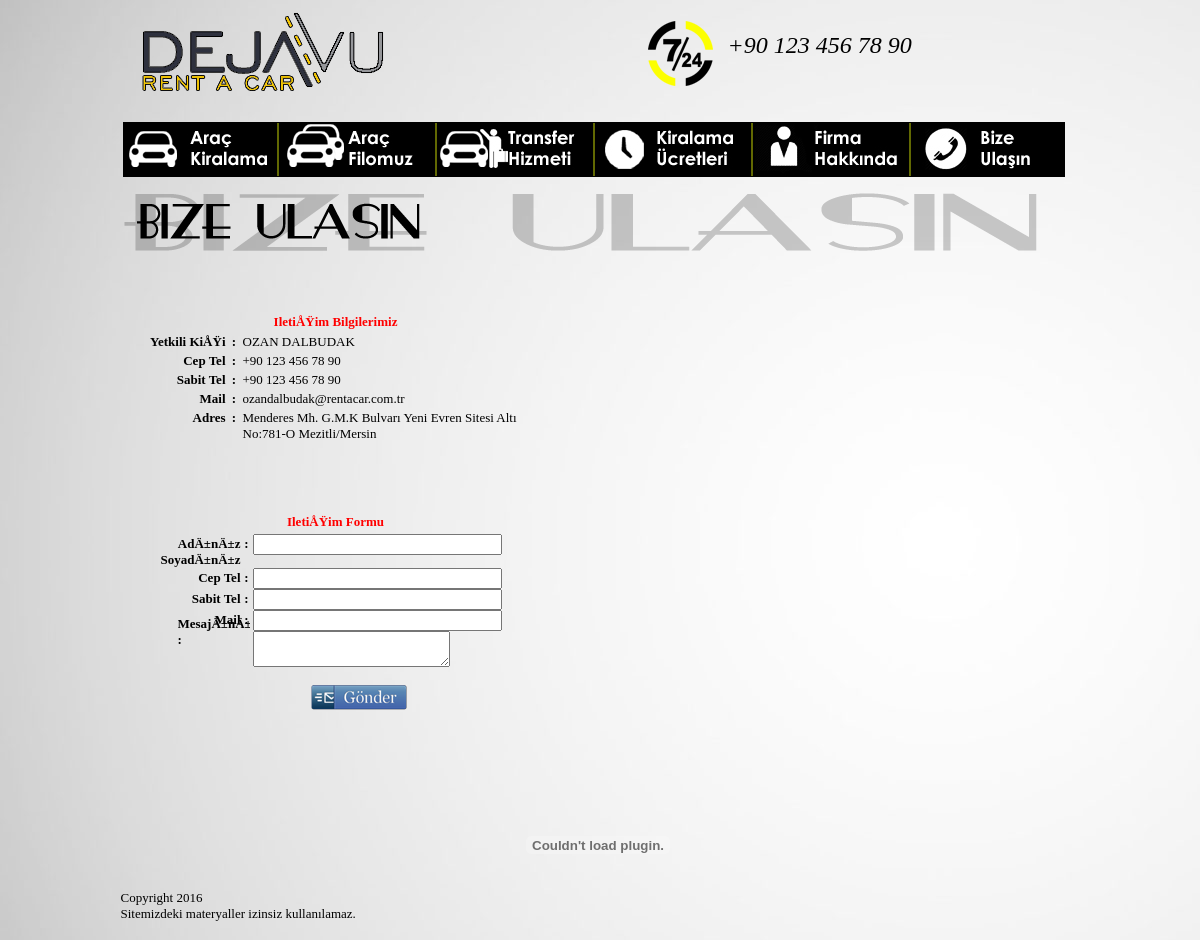
The page /kiralama/bize-ulasin.php on the database its author committed.
### tables this page shows
CREATE TABLE IF NOT EXISTS `genelayarlar` (
  `id` int(11) NOT NULL AUTO_INCREMENT,
  `sitebasligi` text NOT NULL,
  `googleanahtar` text NOT NULL,
  `footer` text NOT NULL,
  `siteadresi` text NOT NULL,
  `yetkili` text NOT NULL,
  `mail` text NOT NULL,
  `stel` text NOT NULL,
  `ctel` text NOT NULL,
  `adres` text NOT NULL,
  `facebook` text NOT NULL,
  `havadurumu` text NOT NULL,
  `maps` text NOT NULL,
  PRIMARY KEY (`id`)
);

### kiralama/bize-ulasin.php (the view, shortened to what this page needs)
<?php
include ("database.php");
$calistir = mysqli_query($db,"select * from genelayarlar order by id DESC LIMIT 1") or die("Hata Olustu! ".mysqli_error());
$sor = mysqli_fetch_assoc($calistir);
?>
<html>
<head>
<link href="css/styles/style.css?v=2011-04-25" rel="stylesheet" type="text/css" />
<link href="css/styles/ticker-style.css" rel="stylesheet" type="text/css" />
<link type="text/css" href="css/jquery.datepick.css" rel="stylesheet">
</head>
<body background="resimler/bg.jpg" style="background-attachment: fixed">
<div id="container">
<div id="rentacar" style="position:absolute; overflow:hidden; left:0px; top:1px; width:277px; height:101px; z-index:0">
<a href="index.php"><img border="0" src="resimler/ad21blogo.png" width="277" height="101"></a>
</div>
<div id="rentacar" style="position:absolute; overflow:hidden; left:513px; top:14px; width:310px; height:72px; z-index:0">
<img border="0" src="resimler/724.png" width="91" height="80" align="left"> <br>
<font style="font-style: italic" face="Tahoma" size="5"><?php echo $sor['ctel']; ?></font></div>
<div id="rentacar" style="position:absolute; overflow:hidden; left:0px; top:122px; width:946px; height:57px; z-index:0">
<center>
<a href="index.php"><img src="resimler/menu1.jpg" onmousemove="this.src='resimler/menu11.jpg'" onmouseout="this.src='resimler/menu1.jpg'" width="152" height="55"/></a><img border="0" src="resimler/arasi.jpg" width="6" height="55"><a href="arac-filomuz.php"><img src="resimler/menu2.jpg" onmousemove="this.src='resimler/menu22.jpg'" onmouseout="this.src='resimler/menu2.jpg'" width="152" height="55"/></a><img border="0" src="resimler/arasi.jpg" width="6" height="55"><a href="transfer-hizmeti.php"><img src="resimler/menu3.jpg" onmousemove="this.src='resimler/menu33.jpg'" onmouseout="this.src='resimler/menu3.jpg'" width="152" height="55"/></a><img border="0" src="resimler/arasi.jpg" width="6" height="55"><a href="kiralama-ucretleri.php"><img src="resimler/menu5.jpg" onmousemove="this.src='resimler/menu55.jpg'" onmouseout="this.src='resimler/menu5.jpg'" width="152" height="55"/></a><img border="0" src="resimler/arasi.jpg" width="6" height="55"><a href="firma-hakkinda.php"><img src="resimler/menu4.jpg" onmousemove="this.src='resimler/menu44.jpg'" onmouseout="this.src='resimler/menu4.jpg'" width="152" height="55"/></a><img border="0" src="resimler/arasi.jpg" width="6" height="55"><a href="bize-ulasin.php"><img src="resimler/menu6.jpg" onmousemove="this.src='resimler/menu66.jpg'" onmouseout="this.src='resimler/menu6.jpg'" width="152" height="55"/></a></center>
</div>
<div id="rentacar" style="position:absolute; overflow:hidden; left:0px; top:192px; width:946px; height:100px; z-index:0">
<img src="resimler/bizeulasin.png">
</div>
<div id="rentacar" style="position:absolute; overflow:hidden; left:0px; top:300px; width:430px; height:150px; z-index:0">
<div align="center">
	<table border="0" width="420" height="127" cellspacing="0" cellpadding="0">
		<tr>
			<td height="16" width="420" colspan="3">
			<p align="center"><b><font face="Tahoma" size="2" color="#FF0000">
			IletiÅŸim Bilgilerimiz</font></b></td>
		</tr>
		<tr>
			<td height="19" width="100" align="right"><b>
			<font face="Tahoma" size="2">Yetkili KiÅŸi</font></b></td>
			<td height="19" width="17" align="center"><b>
			<font face="Tahoma" size="2">:</font></b></td>
			<td height="19" width="303"><font face="Tahoma" size="2"><?php echo $sor['yetkili']; ?></font></td>
		</tr>
		<tr>
			<td height="19" width="100" align="right"><b>
			<font face="Tahoma" size="2">Cep Tel</font></b></td>
			<td height="19" width="17" align="center"><b>
			<font face="Tahoma" size="2">:</font></b></td>
			<td height="19" width="303"><font face="Tahoma" size="2"><?php echo $sor['ctel']; ?></font></td>
		</tr>
		<tr>
			<td height="19" width="100" align="right"><b>
			<font face="Tahoma" size="2">Sabit Tel</font></b></td>
			<td height="19" width="17" align="center"><b>
			<font face="Tahoma" size="2">:</font></b></td>
			<td height="19" width="303"><font face="Tahoma" size="2"><?php echo $sor['stel']; ?></font></td>
		</tr>
		<tr>
			<td height="19" width="100" align="right"><b>
			<font face="Tahoma" size="2">Mail</font></b></td>
			<td height="19" width="17" align="center"><b>
			<font face="Tahoma" size="2">:</font></b></td>
			<td height="19" width="303"><font face="Tahoma" size="2"><?php echo $sor['mail']; ?></font></td>
		</tr>
		<tr>
			<td height="16" width="100" align="right"><b>
			<font face="Tahoma" size="2">Adres</font></b></td>
			<td height="16" width="17" align="center"><b>
			<font face="Tahoma" size="2">:</font></b></td>
			<td height="35" width="303" rowspan="2" valign="top"><font face="Tahoma" size="2"><?php echo $sor['adres']; ?></font></td>
		</tr>
		<tr>
			<td height="19" width="100">&nbsp;</td>
			<td height="19" width="17" align="center">&nbsp;</td>
		</tr>
	</table>
</div>
</div>
<form action="bize-ulasin-gonderiliyor.php" method="POST">
<div id="rentacar" style="position:absolute; overflow:hidden; left:0px; top:500px; width:430px; height:200px; z-index:0">
<div align="center">
	<table border="0" width="420" height="127" cellspacing="0" cellpadding="0">
		<tr>
			<td height="16" width="420" colspan="3">
			<p align="center"><b><font face="Tahoma" size="2" color="#FF0000">
			IletiÅŸim Formu</font></b></td>
		</tr>
		<tr>
			<td height="19" width="115" align="right"><b>
			<font face="Tahoma" size="2">AdÄ±nÄ±z SoyadÄ±nÄ±z</font></b></td>
			<td height="19" width="12" align="center"><b>
			<font face="Tahoma" size="2">:</font></b></td>
			<td height="19" width="293">
			<input type="text" name="adsoyad" size="28"></td>
		</tr>
		<tr>
			<td height="19" width="115" align="right"><b>
			<font face="Tahoma" size="2">Cep Tel</font></b></td>
			<td height="19" width="12" align="center"><b>
			<font face="Tahoma" size="2">:</font></b></td>
			<td height="19" width="293">
			<input type="text" name="ctel" size="28"></td>
		</tr>
		<tr>
			<td height="19" width="115" align="right"><b>
			<font face="Tahoma" size="2">Sabit Tel</font></b></td>
			<td height="19" width="12" align="center"><b>
			<font face="Tahoma" size="2">:</font></b></td>
			<td height="19" width="293">
			<input type="text" name="stel" size="28"></td>
		</tr>
		<tr>
			<td height="19" width="115" align="right"><b>
			<font face="Tahoma" size="2">Mail</font></b></td>
			<td height="19" width="12" align="center"><b>
			<font face="Tahoma" size="2">:</font></b></td>
			<td height="19" width="293">
			<input type="text" name="mail" size="28"></td>
		</tr>
		<tr>
			<td height="16" width="115" align="right"></td>
			<td height="16" width="12" align="center"></td>
			<td height="35" width="293" rowspan="2" valign="top">
			<textarea rows="2" name="mesaj" cols="22"></textarea></td>
		</tr>
		<tr>
			<td height="19" width="115">&nbsp;</td>
			<td height="19" width="12" align="center">&nbsp;</td>
		</tr>
	</table>
</div>
</div>
<div id="rentacar" style="position:absolute; overflow:hidden; left:57px; top:616px; width:72px; height:50px; z-index:0">
<b><font face="Tahoma" size="2">MesajÄ±nÄ±z :</font></b>
</div>
<div id="rentacar" style="position:absolute; overflow:hidden; left:190px; top:685px; width:120px; height:50px; z-index:0">
<input type="image" src="resimler/ileti_gonder.png" value="Gönder" name="B1">
</div>
</form>
<div id="rentacar" style="position:absolute; overflow:hidden; left:446px; top:301px; width:501px; height:399px; z-index:0">
<?php echo $sor['maps']; ?>
</div>
<div id="rentacar" style="position:absolute; overflow:hidden; left:0px; top:800px; width:960px; height:100px; z-index:0">
<object classid="clsid:D27CDB6E-AE6D-11CF-96B8-444553540000" id="obj2" codebase="http://download.macromedia.com/pub/shockwave/cabs/flash/swflash.cab#version=6,0,40,0" border="0" width="950" height="90">
<embed src="resimler/alt.swf" pluginspage="http://www.macromedia.com/go/getflashplayer" type="application/x-shockwave-flash" name="obj2" width="955" height="90"></object>
</div>
<?
include ("database.php");
$calistir = mysqli_query($db,"select * from genelayarlar order by id DESC LIMIT 1") or die("Hata Olustu! ".mysqli_error());
$sor = mysqli_fetch_assoc($calistir);
?>
<div id="rentacar" style="position:absolute; overflow:hidden; left:0px; top:890px; width:960px; height:50px; z-index:0">
<font color=#000000 size="2" face="Verdana"><?php echo $sor['footer']; ?></font>
</div>
</div>
</body>
</html>

### kiralama/css/styles/style.css (style rules this page uses)
caption, tbody, tfoot, thead, tr, th, td, article, aside, canvas, details, figcaption, figure, footer, header, hgroup, menu, nav, section, summary, time, mark, audio, video { margin:0; padding:0; border:0; outline:0; font-size:100%; vertical-align:baseline; background:transparent; }
a { margin:0; padding:0; font-size:100%; outline: 0; vertical-align:baseline; background:transparent; }
table { border-collapse:collapse; border-spacing:0; }
input, select { vertical-align:middle; }
p { margin-top: 10px; color: #000000; line-height: 1.5em; }

### kiralama/bize-ulasin.php (style rules this page uses)
div#container { position:relative; width: 959px; margin-top: 0px; margin-left: auto; margin-right: auto; text-align:left; }
body { text-align:center;margin:0 }
img { border:0; }

### rows shown on the page
genelayarlar: ctel "+90 123 456 78 90", yetkili "OZAN DALBUDAK", stel "+90 123 456 78 90", mail "ozandalbudak@rentacar.com.tr", adres "Menderes Mh. G.M.K Bulvarı Yeni Evren Sitesi Altı No:781-O Mezitli/Mersin", footer "Copyright 2016 Sitemizdeki materyaller izinsiz kullanılamaz."
